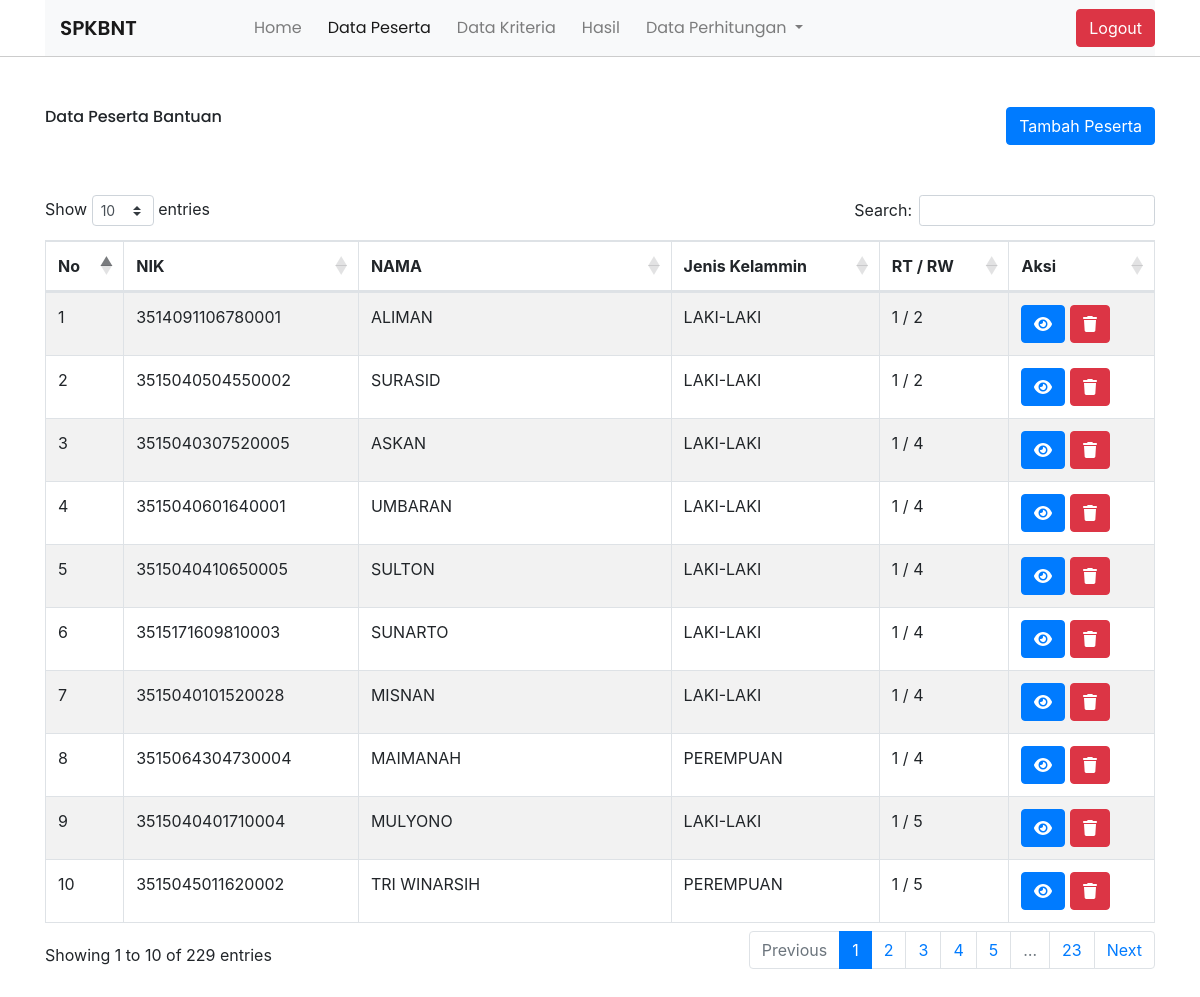
/peserta.php (signed in), run on the app's committed database.
### tables this page shows
CREATE TABLE `peserta` (
  `id_peserta` int(11) NOT NULL,
  `nik` varchar(113) NOT NULL,
  `nama` varchar(123) NOT NULL,
  `jenis_kelamin` varchar(110) NOT NULL,
  `tanggal_lahir` date NOT NULL,
  `alamat` varchar(113) NOT NULL,
  `rt` varchar(10) NOT NULL,
  `rw` int(10) NOT NULL
);

### functions.php (called while the page is built, shortened)
<?php $conn = mysqli_connect('localhost', 'root', '', 'spkbnt');
function query($query)
{
    global $conn;
    $result = mysqli_query($conn, $query);
    $rows = [];
    while ($row = mysqli_fetch_assoc($result)) {
        $rows[] = $row;
    }
    return $rows;
}
?>

### peserta.php (the view, shortened to what this page needs)
<?php
require './functions.php';
?>
<!DOCTYPE html>
<html lang="en">
<head>
    <link rel="stylesheet" href="style/scss/bootstrap.css" />
    <link rel="stylesheet" href="https://cdnjs.cloudflare.com/ajax/libs/twitter-bootstrap/4.5.2/css/bootstrap.css" />
    <link rel="stylesheet" href="https://cdn.datatables.net/1.13.1/css/dataTables.bootstrap4.min.css" />
    <link rel="stylesheet" href="https://cdn.datatables.net/buttons/2.3.2/css/buttons.bootstrap4.min.css" />
    <link rel="stylesheet" href="https://cdnjs.cloudflare.com/ajax/libs/font-awesome/6.1.1/css/all.min.css"
 />
</head>
<body>
    <section class="header">
        <div class="container">
            <nav class="navbar navbar-expand-lg navbar-light bg-light"
                style="margin: 0; padding-right: 0; padding-left: 0">
                <a class="navbar-brand brand col-2" href="index.php">SPKBNT</a>
                <div class="collapse navbar-collapse" id="navbarNav">
                    <ul class="navbar-nav">
                        <li class="nav-item">
                            <a class="nav-link font-navbar" href="index.php">Home</a>
                        </li>
                        <li class="nav-item active">
                            <a class="nav-link font-navbar" href="peserta.php">Data Peserta</a>
                        </li>
                        <li class="nav-item">
                            <a class="nav-link font-navbar" href="kriteria.php">Data Kriteria</a>
                        </li>
                        <li class="nav-item">
                            <a class="nav-link font-navbar" href="hasil.php">Hasil</a>
                        </li>
                        <li class="nav-item dropdown">
                            <a class="nav-link dropdown-toggle font-navbar" href="#" id="navbarDropdown" role="button"
                                data-toggle="dropdown" aria-haspopup="true" aria-expanded="false">
                                Data Perhitungan
                            </a>
                        </li>
                    </ul>
                </div>
                <form action="" class="form">
                    <button class="btn btn-danger">Logout</button>
                </form>
            </nav>
        </div>
    </section>
    <section class="content">
        <div class="container">
            <div style="display: flex; justify-content: space-between">
                <h1 class="h1-brand">Data Peserta Bantuan</h1>
                <button class="btn btn-primary" data-toggle="modal" data-target="#modalPeserta">
                    Tambah Peserta
                </button>
            </div>
            <div class="tabel">
                <table id="example" class="table table-striped table-bordered" style="width: 100%">
                    <thead class="table-data">
                        <tr>
                            <th>No</th>
                            <th>NIK</th>
                            <th>NAMA</th>
                            <th>Jenis Kelammin</th>
                            <th>RT / RW</th>
                            <th>Aksi</th>
                        </tr>
                    </thead>
                    <tbody>
                        <?php
                        $dataPeserta = query("SELECT * FROM peserta");
                        $index = 1;
                        foreach($dataPeserta as $dataPeserta):
                        ?>
                        <tr>
                            <td><?= $index++ ?></td>
                            <td><?= $dataPeserta["nik"]?></td>
                            <td><?= $dataPeserta["nama"]?></td>
                            <td><?= $dataPeserta["jenis_kelamin"]?></td>
                            <td><?= $dataPeserta["rt"]?> / <?=$dataPeserta["rw"]?></td>
                            <td>
                                <button class="btn btn-primary btn-edit-peserta" data-id=<?=$dataPeserta["nik"]?>><i
                                        class="fas fa-eye"></i></button>
                                <button class="btn btn-danger btn-delete-peserta" data-id=<?=$dataPeserta["nik"]?>><i
                                        class="fas fa-trash"></i></button>
                            </td>
                        </tr>
                        <?php endforeach; ?>
                    </tbody>
                </table>
            </div>
        </div>
    </section>
</body>
</html>

### data on the page
peserta: nik "3514091106780001", nama "ALIMAN", jenis_kelamin "LAKI-LAKI", rt "1", rw "2"
peserta: nik "3515040504550002", nama "SURASID", jenis_kelamin "LAKI-LAKI", rt "1", rw "2"
peserta: nik "3515040307520005", nama "ASKAN", jenis_kelamin "LAKI-LAKI", rt "1", rw "4"
peserta: nik "3515040601640001", nama "UMBARAN", jenis_kelamin "LAKI-LAKI", rt "1", rw "4"
peserta: nik "3515040410650005", nama "SULTON", jenis_kelamin "LAKI-LAKI", rt "1", rw "4"
peserta: nik "3515171609810003", nama "SUNARTO", jenis_kelamin "LAKI-LAKI", rt "1", rw "4"
peserta: nik "3515040101520028", nama "MISNAN", jenis_kelamin "LAKI-LAKI", rt "1", rw "4"
peserta: nik "3515064304730004", nama "MAIMANAH", jenis_kelamin "PEREMPUAN", rt "1", rw "4"
peserta: nik "3515040401710004", nama "MULYONO", jenis_kelamin "LAKI-LAKI", rt "1", rw "5"
peserta: nik "3515045011620002", nama "TRI WINARSIH", jenis_kelamin "PEREMPUAN", rt "1", rw "5"
